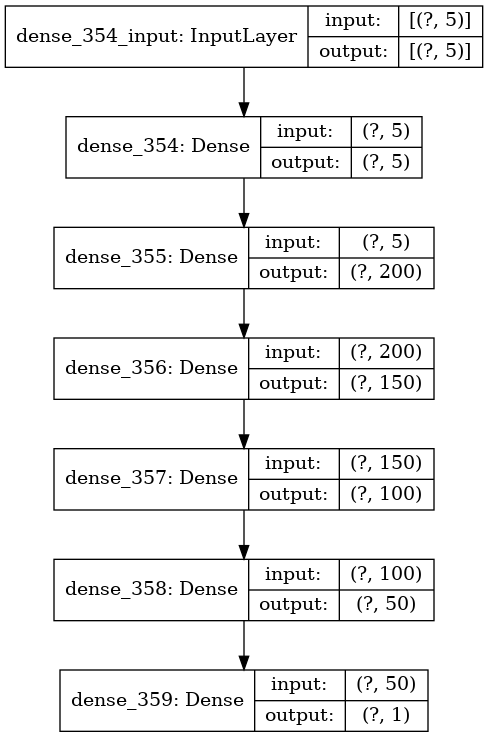

Recreate this plot in Python.
import numpy as np
import pandas as pd
import matplotlib.pyplot as plt
import seaborn as sns
import json
import random
import joblib
import os
os.environ['TF_CPP_MIN_LOG_LEVEL'] = '3' 

import tensorflow as tf
from tensorflow import feature_column
from tensorflow.keras import layers
from tensorflow.keras import losses
from tensorflow.keras.models import model_from_json
from sklearn.model_selection import train_test_split
from sklearn.metrics import mean_squared_error
from sklearn.neural_network import MLPRegressor
#from sklearn.externals import joblib
from sklearn import svm

from signal import signal, SIGINT
from sys import exit

def handler(signal_received, frame):
    # Handle any cleanup here
    print('SIGINT or CTRL-C detected. Exiting gracefully')
    exit(0)

# A utility method to create a tf.data dataset from a Pandas Dataframe
def df_to_dataset(X,y, shuffle=False, batch_size=32):
    ds = tf.data.Dataset.from_tensor_slices((dict(X), y))
    if shuffle:
        ds = ds.shuffle(buffer_size=len(X))
    ds = ds.batch(batch_size)
    return ds

def train_test_ds(X,y, test_size=0.3, batch_size=5, random_state=1):
    X_train, X_test, y_train, y_test = train_test_split(X, y, test_size=test_size, random_state = random_state, shuffle=False)
    train_ds = df_to_dataset(X_train,y_train, batch_size=batch_size)
    test_ds = df_to_dataset(X_test,y_test, shuffle=False, batch_size=batch_size)
    
    return (train_ds,test_ds)

def rmse(y_train,y_pred):
    return np.sqrt(mean_squared_error(y_train,y_pred))
    
class ModeloSecuestros:
    def __init__(self, 
                 csv="", 
                 inputs=['Input_{}'.format(i) for i in range(5)],
                 target='Output_0',
                 test_size = 0.09,
                 random_state = 1
                ):
        
        #cargar pandas dataframe
        self.df = pd.read_csv(csv)
        #columnas de entrada
        self.inputs = inputs
        #columna objetivo
        self.target = target
        #tamaño del conjunto de test
        self.test_size =test_size
        #estado aleatorio del conjunto de entrenamiento
        self.random_state = random_state
        
        #valores del dataframe para columnas de entrada
        self.X = self.df[inputs]
        self.X_values = self.X.values
        #valores del dataframe para columna objetivo
        self.y = self.df[target]
        self.y_values = self.y.values
        
        #############################################################
        # Feature Model
        self.train_ds, self.test_ds = train_test_ds(self.X,self.y, test_size=test_size, random_state=random_state)
        
        #############################################################
        # Sequential Model
        # Tamaño del numero de datos por iteración que se necesitan para entrenar y probar el algoritmo
        self.X_train, self.X_test, self.y_train, self.y_test = train_test_split(self.X_values, self.y_values, test_size=self.test_size, random_state = random_state, shuffle=False)
        
        self.X_train_lstm = self.X_train.reshape((len(self.X_train), len(inputs), 1))
        self.X_test_lstm = self.X_test.reshape((len(self.X_test), len(inputs), 1))
        
        #############################################################
        self.feature_trained = False
        self.sequential_trained = False
        self.lstm_trained = False
        self.clf_trained = False
        self.mlp_trained = False
        
        
    def dataframe(self):
        return self.df
    
    def get_X(self):
        return self.X
    
    def get_y(self):
        return self.y
    
    def get_test_ds(self):
        return self.test_ds    
    
    def get_X_test(self):
        return self.X_test
    
    def get_y_test(self):
        return self.y_test 
    
    def get_feature_model(self, epochs = 20, shuffle=False, metrics = ['mean_squared_error']):
        feature_columns = []
        for header in self.inputs:
            feature_columns.append(feature_column.numeric_column(header))
        
        feature_layer = tf.keras.layers.DenseFeatures(feature_columns)
        self.feature_model = tf.keras.Sequential([
            feature_layer,
            layers.Dense(300, activation='relu'),
            layers.Dense(300, activation='relu'),
            #layers.Dense(100, activation='relu'),
            #layers.Dense(10, activation='relu'),
            layers.Dense(1, activation='relu')
        ])
        
        self.feature_model.compile(
            optimizer= tf.keras.optimizers.Adam(),
            loss=losses.mean_squared_error,
            metrics=metrics
        )
        
        self.feature_model.fit(self.train_ds,epochs=epochs, verbose=0, shuffle=shuffle)
        self.feature_train_prediction = self.feature_model.predict(self.train_ds)
        self.feature_prediction = self.feature_model.predict(self.test_ds)
        self.feature_train_rmse = rmse(self.y_train,self.feature_train_prediction),
        self.feature_test_rmse  = rmse(self.y_test,self.feature_prediction)
        self.feature_trained = True
        
        return self.feature_model
    
    def get_rmse_feature(self):
        if self.feature_trained:
            return self.feature_train_rmse, self.feature_test_rmse
        else:
            return 'Modelo sin inicializar'
    
    def get_predictions_flat(self, train, test):
        train_prediction_length=len(train)
        train_decode = list(train.reshape((train_prediction_length,)))
        test_prediction_length =len(test)
        test_decode = list(test.reshape((test_prediction_length,)))

        y_values=[]
        y_values.extend(train_decode)
        y_values.extend(test_decode)           
        return y_values
    
    def get_scatter(self,train,test):
        y_values = self.get_predictions_flat(train,test)

        print("RMSE.",rmse(self.y_values,y_values))

        plt.plot(self.y_values, y_values, 'ro')
        plt.plot(self.y_values, self.y_values, 'b-')
        ### Eje x : y_test ##### Eje y: feature_prediction
        min_test,max_test = min(self.y_test), max(self.y_test)
        min_pred,max_pred = min(y_values),max(y_values)
        plt.axis([min_test,max_test,min_pred,max_pred ])
        plt.show()
    
    def get_feature_scatter(self):
        if self.feature_trained:
            self.get_scatter(self.feature_train_prediction,self.feature_prediction);
        else:
            return 'Modelo sin inicializar'
    
    #########################################################################################################################
    #########################################################################################################################
    def get_sequential_model(self, input_dim=5,epochs = 20,shuffle=False, metrics=['mean_squared_error']):
        self.sequential_model = tf.keras.Sequential()
        self.sequential_model.add(layers.Dense(np.random.randint(200,400), input_dim=input_dim, activation= "relu"))
        self.sequential_model.add(layers.Dense(np.random.randint(100,200), activation= "relu"))
        self.sequential_model.add(layers.Dense(np.random.randint(5,10), activation= "relu"))
        self.sequential_model.add(layers.Dense(1))
        self.sequential_model.compile(loss=losses.mean_squared_error , optimizer="adam", metrics=metrics)
        self.sequential_model.fit(x=self.X_train, y=self.y_train, epochs=epochs, verbose=0, shuffle=shuffle)
        self.sequential_train_prediction = self.sequential_model.predict(self.X_train)
        self.sequential_prediction = self.sequential_model.predict(self.X_test)
        self.sequential_trained = True
        
        return self.sequential_model

    def get_rmse_sequential(self):
        if self.sequential_trained:
            #train,test
            #print(self.sequential_train_prediction)
            return rmse(self.y_train,self.sequential_train_prediction),rmse(self.y_test,self.sequential_prediction)
        else:
            return 'Modelo sin inicializar'
    
    def get_sequential_scatter(self):
        if self.sequential_trained:
            self.get_scatter(self.sequential_train_prediction,self.sequential_prediction);
        else:
            return 'Modelo sin inicializar'
    
    #########################################################################################################################
    #### SVM
    #########################################################################################################################
    def get_svm_model(self):        
        self.clf_model = svm.SVC()
        self.clf_model.fit(self.X_train,self.y_train)
        self.clf_train_prediction = self.clf_model.predict(self.X_train)
        self.clf_prediction = self.clf_model.predict(self.X_test)
        self.clf_train_rmse = rmse(self.y_train,self.clf_train_prediction)
        self.clf_test_rmse  = rmse(self.y_test,self.clf_prediction)
        self.clf_trained =True
        
        return self.clf_model
        
    def get_svm_scatter(self):
        if self.clf_trained:
            self.get_scatter(self.clf_train_prediction,self.clf_prediction);
        else:
            return 'Modelo sin inicializar' 
        
    def get_rmse_svm(self):
        if self.sequential_trained:
            #train,test
            #print(self.sequential_train_prediction)
            return self.clf_train_rmse, self.clf_test_rmse
        else:
            return 'Modelo sin inicializar'

    #########################################################################################################################
    #### MLPREGRESSOR
    #########################################################################################################################
    
    def get_mlp_model(self, hidden_layers=(300,200,100), max_iter=20):
        self.mlp_description = {
            'hidden_layers':hidden_layers,
            'max_iter':max_iter,
            'activation':'relu',
            'solver':'adam'
        }
        self.mlp = MLPRegressor(hidden_layer_sizes=hidden_layers, activation='relu', solver='adam', max_iter=max_iter)
        self.mlp.fit(self.X_train,self.y_train)
        self.mlp_description['n_iter'] = self.mlp.n_iter_
        self.mlp_train_prediction = self.mlp.predict(self.X_train)
        self.mlp_test_prediction = self.mlp.predict(self.X_test)
        self.mlp_train_rmse = rmse(self.y_train,self.mlp_train_prediction)
        self.mlp_test_rmse  = rmse(self.y_test,self.mlp_test_prediction)
        self.mlp_trained=True
        return self.mlp
    
    def get_rmse_mlp(self):
        if self.mlp_trained:
            return self.mlp_train_rmse, self.mlp_test_rmse
        else:
            return 'Modelo sin inicializar'
    
    def get_mlp_scatter(self):
        if self.mlp_trained:
            self.get_scatter(self.mlp_train_prediction,self.mlp_test_prediction);
        else:
            return 'Modelo sin inicializar' 
    #########################################################################################################################
    #########################################################################################################################
    def save_feature_model(self,name):
        self.feature_model.save("Modelos/{}".format(name))
        
    def load_feature_model(self, name):
        self.feature_model = tf.keras.models.load_model('Modelos/{}'.format(name))
        self.feature_train_prediction = self.feature_model.predict(self.train_ds)
        self.feature_prediction = self.feature_model.predict(self.test_ds)
        self.feature_train_rmse = rmse(self.y_train,self.feature_train_prediction),
        self.feature_test_rmse  = rmse(self.y_test,self.feature_prediction)
        self.feature_trained=True
        return self.feature_model
        
    def save_sequential_model(self,name):
        self.sequential_model.save("Modelos/{}".format(name))
        
    def load_sequential_model(self, name):
        self.sequential_model = tf.keras.models.load_model('Modelos/{}'.format(name))
        self.sequential_train_prediction = self.sequential_model.predict(self.X_train)
        self.sequential_prediction = self.sequential_model.predict(self.X_test)
        self.sequential_trained = True
        return self.sequential_model
    
    def save_mlp_model(self,name):
        if self.mlp_trained:
            joblib.dump(self.mlp, 'Modelos/{}.pkl'.format(name)) 
            with open('Modelos/{}_description.json'.format(name), 'w') as file:
                file.write(json.dumps(self.mlp_description))
        else:
            return 'Modelo sin inicializar' 
        
    def load_mlp_model(self,name):
        self.mlp_description = json.loads(open('Modelos/{}_description.json'.format(name)).read())
        self.mlp = joblib.load('Modelos/{}.pkl'.format(name))
        self.mlp_train_prediction = self.mlp.predict(self.X_train)
        self.mlp_test_prediction = self.mlp.predict(self.X_test)
        self.mlp_train_rmse = rmse(self.y_train,self.mlp_train_prediction)
        self.mlp_test_rmse  = rmse(self.y_test,self.mlp_test_prediction)
        self.mlp_trained=True
        return self.mlp
    
    #########################################################################################################################
    #########################################################################################################################
    def plot_in_time(self):
        years = [i for i in range(1982,2021)]
        year_values = []
        year_values.extend(self.X_values[0])
        year_values.extend(list(self.y_values))
        
        self.get_svm_model()
        self.load_mlp_model('mlp_188_735')
        self.load_feature_model('feature_447_691')
        
        #first_years = list(self.X_values[0])
        svm_predictions = list(self.X_values[0])
        mlp_predictions = list(self.X_values[0])
        feature_predictions = list(self.X_values[0])
        svm_predictions.extend(self.get_predictions_flat(self.clf_train_prediction, self.clf_prediction))
        mlp_predictions.extend(self.get_predictions_flat(self.mlp_train_prediction, self.mlp_test_prediction))
        feature_predictions.extend(self.get_predictions_flat(self.feature_train_prediction, self.feature_prediction))
        
        xticks = np.arange(min(years), max(years)+2, 2)
        fig, ax = plt.subplots(2,2, figsize=(30,20))
        
        ax[0,0].plot(years, year_values, 'k-', label="Datos")
        ax[0,1].plot(years, svm_predictions, 'r-', label = "SVM")
        ax[1,0].plot(years, mlp_predictions, 'g-', label = "MLPRegressor")
        ax[1,1].plot(years, feature_predictions, 'b-',label = 'DenseFeatures')
        
        
        for i in range(2):
            for j in range(2):
                ax[i,j].set_xticks(xticks)
                ax[i,j].legend(loc='upper left',fontsize=16)
                ax[i,j].set_xlabel('Años',fontsize=16)
                ax[i,j].set_ylabel('Victimas de Secuestro',fontsize=16)
                plt.setp(ax[i,j].get_xticklabels(), rotation=30, horizontalalignment='right', fontsize=14)
                plt.setp(ax[i,j].get_yticklabels(), fontsize=14)
        
        plt.show()
        fig.savefig('Gráficas/predicción_modelos.png', dpi=300)
        
        #return fig
    
    def df_feature_from_list(self,values):
        feature = {}
        for i,j in zip(self.inputs,values):
            feature[i] = [j]
        
        feature['Output_0'] = [0]
        
        #print(feature)
        
        df_feature = pd.DataFrame.from_dict(feature)
        X = df_feature[self.inputs]
        y = df_feature['Output_0'].values
        ds_feature = tf.data.Dataset.from_tensor_slices((dict(X),y))#df_to_dataset(df_feature)
        ds_feature = ds_feature.batch(1)
        
        return ds_feature
        
    def future(self, future_year=2031):
        len_inputs = len(self.inputs)
        years = [i for i in range(2016,future_year)]
        
        start_years = list(self.y_values)[-len_inputs:]
        
        svm = self.get_svm_model()
        mlp = self.load_mlp_model('mlp_188_735')
        feature = self.load_feature_model('feature_447_691')
        
        svm_future = start_years[:]
        mlp_future = start_years[:]
        feature_future = start_years[:]
        
        for i in range(future_year-2021):
            test_ds = self.df_feature_from_list(feature_future[-len_inputs:])
            
            svm_next_year = svm.predict([svm_future[-len_inputs:]])
            mlp_next_year = mlp.predict([mlp_future[-len_inputs:]])
            feature_next_year = feature.predict(test_ds)
            
            svm_future.append(svm_next_year[0])
            mlp_future.append(mlp_next_year[0])
            feature_future.append(feature_next_year[0][0])
            
            #print(i,svm_next_year, mlp_next_year, feature_next_year[0][0])

        #print('Datos SVM 2016-2030', svm_future)
        #print('Datos MLP 2016-2030', mlp_future)
        #print('Datos Features 2016-2030', feature_future)
        
        max_svm = max(svm_future)
        max_mlp = max(mlp_future)
        max_feat = max(feature_future)
        max_y = max(max_svm,max_mlp,max_feat)
        
        min_svm = min(svm_future)
        min_mlp = min(mlp_future)
        min_feat = min(feature_future)
        min_y = min(min_svm,min_mlp,min_mlp)
        
        xticks = np.arange(min(years), max(years)+1, 1)
        yticks = np.arange(min_y, max_y+1, 500)
        
        fig, ax = plt.subplots(3,1,figsize=(10,20))
        
        ax[0].plot(years, svm_future, 'r-', label = "SVM")
        ax[1].plot(years, mlp_future, 'g-', label = "MLPRegressor")    
        ax[2].plot(years, feature_future, 'b-',label = 'DenseFeatures')
        
        for i in range(3):
            ax[i].set_xticks(xticks)
            ax[i].set_yticks(yticks)
            ax[i].legend(loc='upper left',fontsize=16)
            ax[i].set_xlabel('Años',fontsize=16)
            ax[i].set_ylabel('Victimas de Secuestro',fontsize=16)
            plt.setp(ax[i].get_xticklabels(), rotation=30, horizontalalignment='right', fontsize=14)
            plt.setp(ax[i].get_yticklabels(), fontsize=14)
        
        plt.show()
        fig.savefig('Gráficas/futuro_2030.png', dpi=300)
            
        
def run(model, model_type,train_th=800, test_th=560, itr=100, break_on_save=False, inf=False):
    saved = 0
    notsaved = 0
    i = 0
    while i < itr or inf:
        print("###########################################################")
        print("Modelo:",i)
        epochs = np.random.randint(20,40)
        get_model = getattr(model, 'get_{}_model'.format(model_type))
        the_model = get_model(epochs=epochs,shuffle=False)
        
        get_rmse  = getattr(model, 'get_rmse_{}'.format(model_type))
        rmse_train, rmse_test = get_rmse()
        
        print('RMSE train:',rmse_train,'RMSE test',rmse_test)
        if rmse_train <= train_th and rmse_test <= test_th:
            save_model = getattr(model, 'save_{}_model'.format(model_type))
            save_model("{}_{:.0f}_{:.0f}".format(model_type,rmse_train,rmse_test))
            saved+=1
            if break_on_save:
                break
        else:
            notsaved+=1
            print('Not Saved')
        
        i+=1
    
    print("###########################################################")
    print("Saved: {:.2f} %".format((saved*100)/saved+notsaved))
    print("Not Saved: {:.2f} %".format((notsaved*100)/saved+notsaved))

def run_mlp():
    for i in range(100):
        hidden_layers = tuple([np.random.randint(100, 300) for _ in range(np.random.randint(1,5))])
        max_iter = np.random.randint(20,200)
        modelo.get_mlp_model(hidden_layers=hidden_layers, max_iter=max_iter)
        rmse_train, rmse_test = modelo.get_rmse_mlp()
        print('RMSE train:',rmse_train,'RMSE test',rmse_test)
        if rmse_train <= 200 and rmse_test <= 770:
            modelo.save_mlp_model("mlp_{:.0f}_{:.0f}".format(rmse_train,rmse_test))
            print('Saved MLP')
            break
                    
if __name__ == '__main__':
    # Tell Python to run the handler() function when SIGINT is recieved
    signal(SIGINT, handler)

    print('Running. Press CTRL-C to exit.')
    datos_csv = 'Datasets/DataSetVictimasAnios5x1.csv'
    modelo = ModeloSecuestros(csv=datos_csv, random_state = 1)
    
    #run_mlp()    
    modelo.future()
    #run(modelo,'feature', train_th=450,test_th=700, inf=True)
    #modelo.get_mlp_model()
    #print(modelo.get_rmse_mlp())
    #run_deep(modelo)
    #run_feature(modelo, test_th=750,break_on_save=True, inf=True)
    #modelo.load_feature_model('feature2_1306_641')
    #loaded.load_weights('feature_526.h5')
    
    #modelo.load_feature_model('Modelos/feature_526')
    #print(modelo.get_rmse_feature())
    #print(getattr(modelo,'get_rmse_feature')())
    #print('###########################################')
    #print(modelo.get_sequential_model().summary())
    #print('Manual MSE',modelo.get_rmse_sequential())
    #print('###########################################')
    #modelo.plot_train()
    
    #print(modelo.X_train_lstm)
    #print(modelo.get_lstm_model().summary())
    #print('LSTM MSE:',modelo.get_rmse_lstm())
